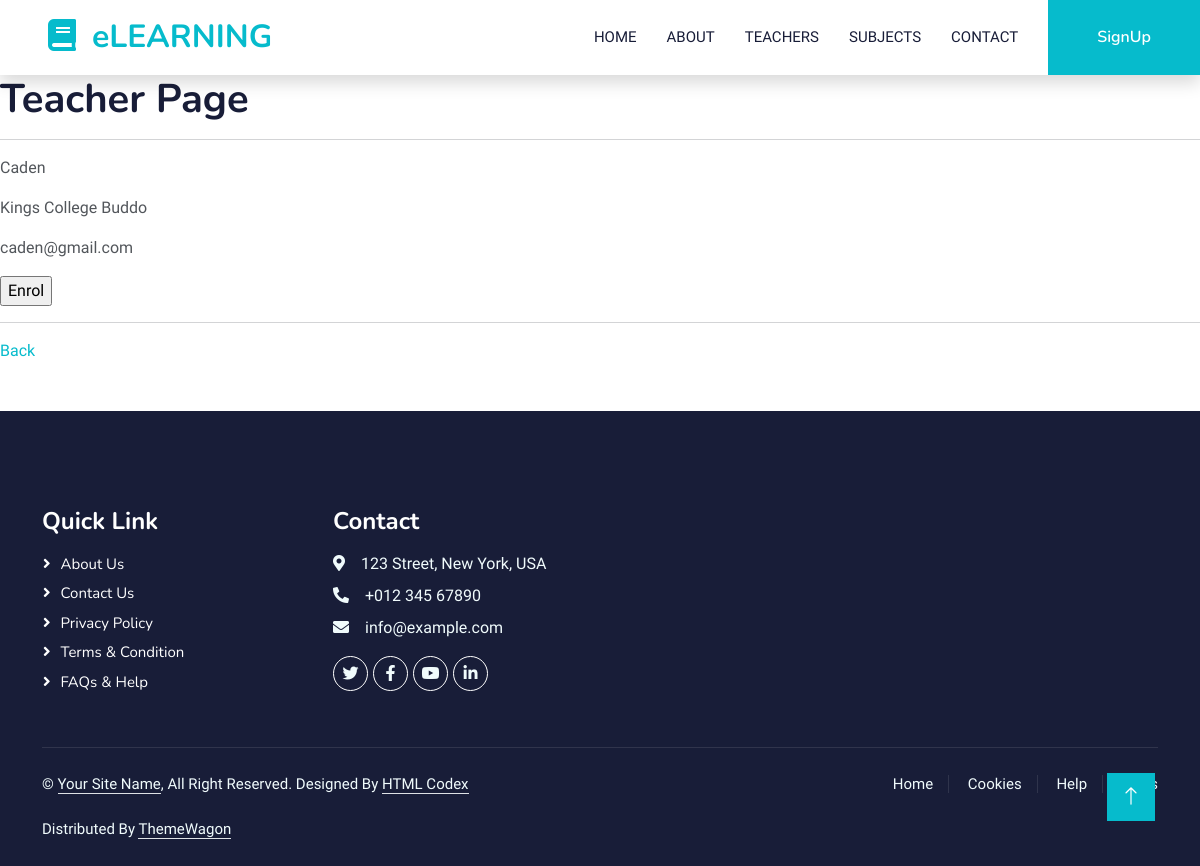
The page /teacherDetail/1 on the database as committed earlier.
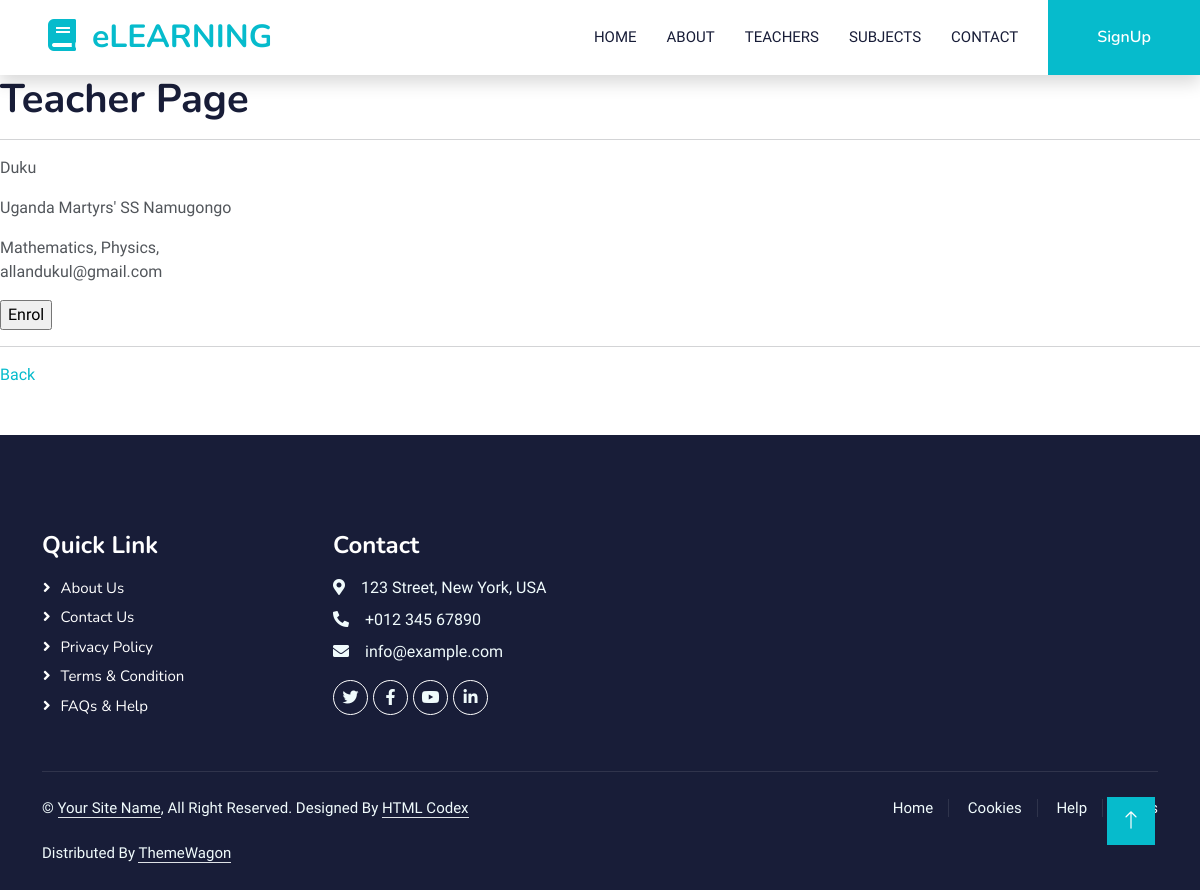
The same page on the database as committed later.
### base/models.py (models this page shows, shortened)
class Teacher(models.Model):
  teacherName = models.ForeignKey(User, on_delete=models.CASCADE)
  subjects = models.ManyToManyField(Subject, through='TeacherSubject')
  students = models.ManyToManyField(Student, through='TeacherEnrolment')
  currentSchool = models.CharField(max_length=400)
  teacherImage = models.ImageField(upload_to="photos/%y/%m/%d", blank=True)

class Subject(models.Model):
  subjectName = models.CharField(max_length=256)
  subjectImage = models.ImageField(upload_to="photos/%y/%m/%d", blank=True)

### base/views.py (the view)
# urls.py: path('teacherDetail/<pk>', views.TeacherDetailView.as_view(), name="teacherDetail"),
class TeacherDetailView(DetailView):
  model = Teacher
  context_object_name = 'teacher'
  template_name = 'base/teacher_detail.html'

### base/templates/base/teacher_detail.html (shortened to what this page needs)
{% extends 'base_template.html' %}
{% block content %}
<h1>Teacher Page</h1>
<hr>
<div>
  <p>{{ teacher.teacherName.last_name }} {{ teacher.teachername.first_name }}</p>
  <p>{{ teacher.currentSchool }}</p>
  <div>
    {% for subject in teacher.subjects.all %}
      {{ subject.subjectName }},
    {% endfor %}
  </div>
  <p>{{ teacher.teacherName.email }}</p>
</div>
<form action="{% url 'base:confirmEnrolment' %}" method="get">
  <input type="submit" value="Enrol">
</form>
<hr>
<p><a href="{% url 'base:teacherPage' %}">Back</a></p>
{% endblock %}

Rows that differ between the two databases and show on the page:
changed Teacher: teacherName.last_name "Caden" → "Duku"; currentSchool "Kings College Buddo" → "Uganda Martyrs' SS Namugongo"; teacherName.email "caden@gmail.com" → "allandukul@gmail.com"
now on this page (row edited): Subject: subjectName "Mathematics"
now on this page (row edited): Subject: subjectName "Physics"
